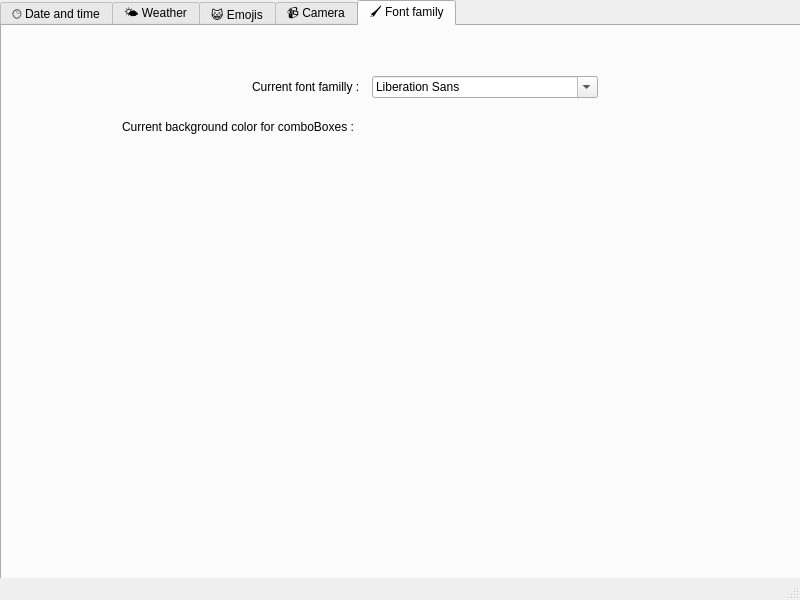
<?xml version="1.0" encoding="UTF-8"?>
<ui version="4.0">
 <class>MainDesktopWeaDTWindow</class>
 <widget class="QMainWindow" name="MainDesktopWeaDTWindow">
  <property name="geometry">
   <rect>
    <x>0</x>
    <y>0</y>
    <width>800</width>
    <height>600</height>
   </rect>
  </property>
  <property name="windowTitle">
   <string>desktopWeaDTApp</string>
  </property>
  <widget class="QWidget" name="centralwidget">
   <widget class="QTabWidget" name="tabWidgetOfInterface">
    <property name="enabled">
     <bool>true</bool>
    </property>
    <property name="geometry">
     <rect>
      <x>0</x>
      <y>0</y>
      <width>801</width>
      <height>581</height>
     </rect>
    </property>
    <property name="currentIndex">
     <number>4</number>
    </property>
    <widget class="QWidget" name="dateTimeTab">
     <attribute name="title">
      <string>🕒 Date and time</string>
     </attribute>
     <widget class="QLabel" name="labelOfIANATimezones">
      <property name="geometry">
       <rect>
        <x>160</x>
        <y>40</y>
        <width>191</width>
        <height>16</height>
       </rect>
      </property>
      <property name="text">
       <string>Select the timezone you want :</string>
      </property>
     </widget>
     <widget class="QComboBox" name="comboBoxOfIANATimezones">
      <property name="geometry">
       <rect>
        <x>350</x>
        <y>40</y>
        <width>321</width>
        <height>21</height>
       </rect>
      </property>
     </widget>
     <widget class="QComboBox" name="comboBoxDateAndTimeFormats">
      <property name="geometry">
       <rect>
        <x>350</x>
        <y>80</y>
        <width>321</width>
        <height>22</height>
       </rect>
      </property>
     </widget>
     <widget class="QLabel" name="labelOfDateAndTimeFormats">
      <property name="geometry">
       <rect>
        <x>90</x>
        <y>80</y>
        <width>251</width>
        <height>20</height>
       </rect>
      </property>
      <property name="text">
       <string>Select the date and time format you want :</string>
      </property>
     </widget>
     <widget class="QLabel" name="dateTimeDisplayer">
      <property name="geometry">
       <rect>
        <x>14</x>
        <y>195</y>
        <width>761</width>
        <height>201</height>
       </rect>
      </property>
      <property name="text">
       <string/>
      </property>
     </widget>
     <widget class="QLabel" name="flagLabelforDateTime">
      <property name="geometry">
       <rect>
        <x>230</x>
        <y>360</y>
        <width>271</width>
        <height>171</height>
       </rect>
      </property>
      <property name="text">
       <string/>
      </property>
     </widget>
    </widget>
    <widget class="QWidget" name="weatherTab">
     <attribute name="title">
      <string>🌤️ Weather</string>
     </attribute>
     <widget class="QTextBrowser" name="weatherTextDisplay">
      <property name="geometry">
       <rect>
        <x>270</x>
        <y>310</y>
        <width>511</width>
        <height>231</height>
       </rect>
      </property>
     </widget>
     <widget class="QPushButton" name="validationButton">
      <property name="geometry">
       <rect>
        <x>540</x>
        <y>140</y>
        <width>151</width>
        <height>31</height>
       </rect>
      </property>
      <property name="text">
       <string>validate</string>
      </property>
     </widget>
     <widget class="QPushButton" name="resetButton">
      <property name="geometry">
       <rect>
        <x>90</x>
        <y>140</y>
        <width>151</width>
        <height>31</height>
       </rect>
      </property>
      <property name="text">
       <string>reset</string>
      </property>
     </widget>
     <widget class="QLineEdit" name="localizationLineEdit">
      <property name="geometry">
       <rect>
        <x>300</x>
        <y>30</y>
        <width>431</width>
        <height>21</height>
       </rect>
      </property>
      <property name="placeholderText">
       <string/>
      </property>
     </widget>
     <widget class="QLineEdit" name="apiKeyLineEdit">
      <property name="geometry">
       <rect>
        <x>300</x>
        <y>90</y>
        <width>431</width>
        <height>21</height>
       </rect>
      </property>
      <property name="placeholderText">
       <string/>
      </property>
     </widget>
     <widget class="QLineEdit" name="countryCodeLineEdit">
      <property name="geometry">
       <rect>
        <x>300</x>
        <y>60</y>
        <width>113</width>
        <height>22</height>
       </rect>
      </property>
      <property name="placeholderText">
       <string/>
      </property>
     </widget>
     <widget class="QLabel" name="localizationLabel">
      <property name="geometry">
       <rect>
        <x>110</x>
        <y>30</y>
        <width>181</width>
        <height>21</height>
       </rect>
      </property>
      <property name="text">
       <string>Enter the localization you wish:</string>
      </property>
     </widget>
     <widget class="QLabel" name="countryCodeLabel">
      <property name="geometry">
       <rect>
        <x>100</x>
        <y>60</y>
        <width>191</width>
        <height>20</height>
       </rect>
      </property>
      <property name="text">
       <string>Enter the country code you wish:</string>
      </property>
     </widget>
     <widget class="QLabel" name="apiKeyLabel">
      <property name="geometry">
       <rect>
        <x>90</x>
        <y>90</y>
        <width>201</width>
        <height>21</height>
       </rect>
      </property>
      <property name="text">
       <string>Enter your OpenWeather API key:</string>
      </property>
     </widget>
     <widget class="QLabel" name="flagLabelforWeather">
      <property name="geometry">
       <rect>
        <x>10</x>
        <y>370</y>
        <width>241</width>
        <height>131</height>
       </rect>
      </property>
      <property name="text">
       <string/>
      </property>
     </widget>
     <widget class="QFrame" name="weatherFrame">
      <property name="geometry">
       <rect>
        <x>0</x>
        <y>180</y>
        <width>791</width>
        <height>16</height>
       </rect>
      </property>
      <property name="frameShape">
       <enum>QFrame::StyledPanel</enum>
      </property>
      <property name="frameShadow">
       <enum>QFrame::Raised</enum>
      </property>
     </widget>
    </widget>
    <widget class="QWidget" name="emojisTab">
     <attribute name="title">
      <string>😺 Emojis</string>
     </attribute>
    </widget>
    <widget class="QWidget" name="cameraTab">
     <attribute name="title">
      <string>📹 Camera</string>
     </attribute>
    </widget>
    <widget class="QWidget" name="fontFamilyTab">
     <property name="enabled">
      <bool>true</bool>
     </property>
     <attribute name="title">
      <string>🖌️ Font family</string>
     </attribute>
     <widget class="QLabel" name="fontFamillyLabel">
      <property name="geometry">
       <rect>
        <x>250</x>
        <y>50</y>
        <width>131</width>
        <height>21</height>
       </rect>
      </property>
      <property name="text">
       <string>Current font familly :</string>
      </property>
     </widget>
     <widget class="QFontComboBox" name="familyFontComboBox">
      <property name="enabled">
       <bool>true</bool>
      </property>
      <property name="geometry">
       <rect>
        <x>370</x>
        <y>50</y>
        <width>226</width>
        <height>22</height>
       </rect>
      </property>
     </widget>
     <widget class="QLabel" name="backgroundColorLabel">
      <property name="geometry">
       <rect>
        <x>120</x>
        <y>90</y>
        <width>261</width>
        <height>21</height>
       </rect>
      </property>
      <property name="text">
       <string>Current background color for comboBoxes :</string>
      </property>
     </widget>
    </widget>
   </widget>
  </widget>
  <widget class="QStatusBar" name="statusbar"/>
 </widget>
 <resources/>
 <connections/>
</ui>
